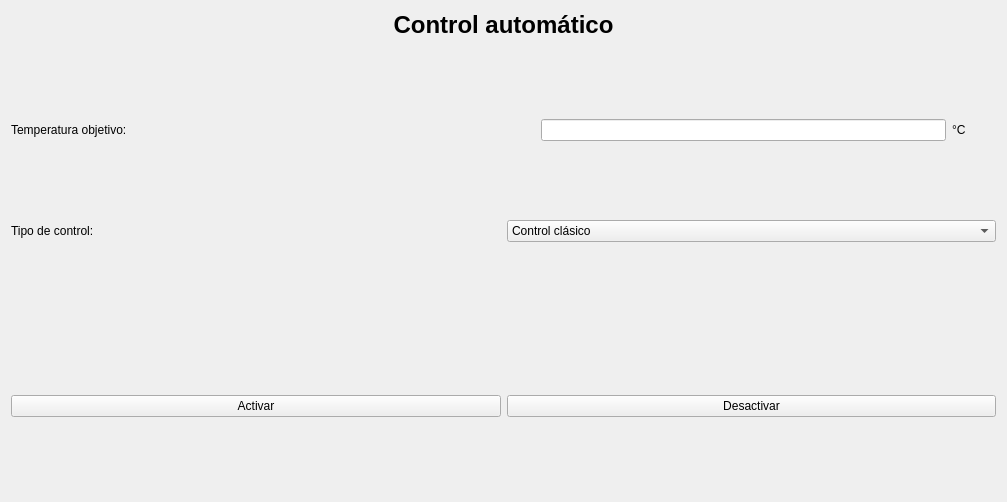
<?xml version="1.0" encoding="UTF-8"?>
<ui version="4.0">
 <class>AutomaticControlTabView</class>
 <widget class="QWidget" name="AutomaticControlTabView">
  <property name="geometry">
   <rect>
    <x>0</x>
    <y>0</y>
    <width>1007</width>
    <height>502</height>
   </rect>
  </property>
  <property name="windowTitle">
   <string>Form</string>
  </property>
  <layout class="QHBoxLayout" name="horizontalLayout">
   <item>
    <layout class="QVBoxLayout" name="verticalLayout_3">
     <item>
      <widget class="QLabel" name="label">
       <property name="text">
        <string>&lt;html&gt;&lt;head/&gt;&lt;body&gt;&lt;p align=&quot;center&quot;&gt;&lt;span style=&quot; font-size:18pt; font-weight:600;&quot;&gt;Control automático&lt;/span&gt;&lt;/p&gt;&lt;/body&gt;&lt;/html&gt;</string>
       </property>
       <property name="alignment">
        <set>Qt::AlignCenter</set>
       </property>
       <property name="wordWrap">
        <bool>false</bool>
       </property>
      </widget>
     </item>
     <item>
      <spacer name="verticalSpacer_4">
       <property name="orientation">
        <enum>Qt::Vertical</enum>
       </property>
       <property name="sizeHint" stdset="0">
        <size>
         <width>20</width>
         <height>40</height>
        </size>
       </property>
      </spacer>
     </item>
     <item>
      <layout class="QHBoxLayout" name="horizontalLayout_2">
       <item>
        <widget class="QLabel" name="targetTemperatureLabel">
         <property name="text">
          <string>Temperatura objetivo: </string>
         </property>
        </widget>
       </item>
       <item>
        <spacer name="horizontalSpacer">
         <property name="orientation">
          <enum>Qt::Horizontal</enum>
         </property>
         <property name="sizeType">
          <enum>QSizePolicy::Expanding</enum>
         </property>
         <property name="sizeHint" stdset="0">
          <size>
           <width>40</width>
           <height>20</height>
          </size>
         </property>
        </spacer>
       </item>
       <item>
        <widget class="QLineEdit" name="targetTemperatureTextEdit"/>
       </item>
       <item>
        <widget class="QLabel" name="targetTemperatureUnitLabel">
         <property name="text">
          <string>°C</string>
         </property>
        </widget>
       </item>
       <item>
        <spacer name="horizontalSpacer_2">
         <property name="orientation">
          <enum>Qt::Horizontal</enum>
         </property>
         <property name="sizeType">
          <enum>QSizePolicy::Fixed</enum>
         </property>
         <property name="sizeHint" stdset="0">
          <size>
           <width>30</width>
           <height>20</height>
          </size>
         </property>
        </spacer>
       </item>
      </layout>
     </item>
     <item>
      <spacer name="verticalSpacer">
       <property name="orientation">
        <enum>Qt::Vertical</enum>
       </property>
       <property name="sizeHint" stdset="0">
        <size>
         <width>20</width>
         <height>40</height>
        </size>
       </property>
      </spacer>
     </item>
     <item>
      <layout class="QHBoxLayout" name="horizontalLayout_3">
       <item>
        <widget class="QLabel" name="controlTypeLabel">
         <property name="text">
          <string>Tipo de control:</string>
         </property>
        </widget>
       </item>
       <item>
        <widget class="QComboBox" name="controlTypeCombo">
         <item>
          <property name="text">
           <string>Control clásico</string>
          </property>
         </item>
         <item>
          <property name="text">
           <string>Fuzzy Logic</string>
          </property>
         </item>
        </widget>
       </item>
      </layout>
     </item>
     <item>
      <spacer name="verticalSpacer_5">
       <property name="orientation">
        <enum>Qt::Vertical</enum>
       </property>
       <property name="sizeHint" stdset="0">
        <size>
         <width>20</width>
         <height>40</height>
        </size>
       </property>
      </spacer>
     </item>
     <item>
      <layout class="QVBoxLayout" name="controlConfiguration"/>
     </item>
     <item>
      <spacer name="verticalSpacer_2">
       <property name="orientation">
        <enum>Qt::Vertical</enum>
       </property>
       <property name="sizeHint" stdset="0">
        <size>
         <width>20</width>
         <height>40</height>
        </size>
       </property>
      </spacer>
     </item>
     <item>
      <layout class="QHBoxLayout" name="horizontalLayout_14">
       <item>
        <widget class="QPushButton" name="activateButton">
         <property name="text">
          <string>Activar</string>
         </property>
        </widget>
       </item>
       <item>
        <widget class="QPushButton" name="deactivateButton">
         <property name="text">
          <string>Desactivar</string>
         </property>
        </widget>
       </item>
      </layout>
     </item>
     <item>
      <spacer name="verticalSpacer_3">
       <property name="orientation">
        <enum>Qt::Vertical</enum>
       </property>
       <property name="sizeHint" stdset="0">
        <size>
         <width>20</width>
         <height>40</height>
        </size>
       </property>
      </spacer>
     </item>
    </layout>
   </item>
  </layout>
 </widget>
 <resources/>
 <connections/>
</ui>
